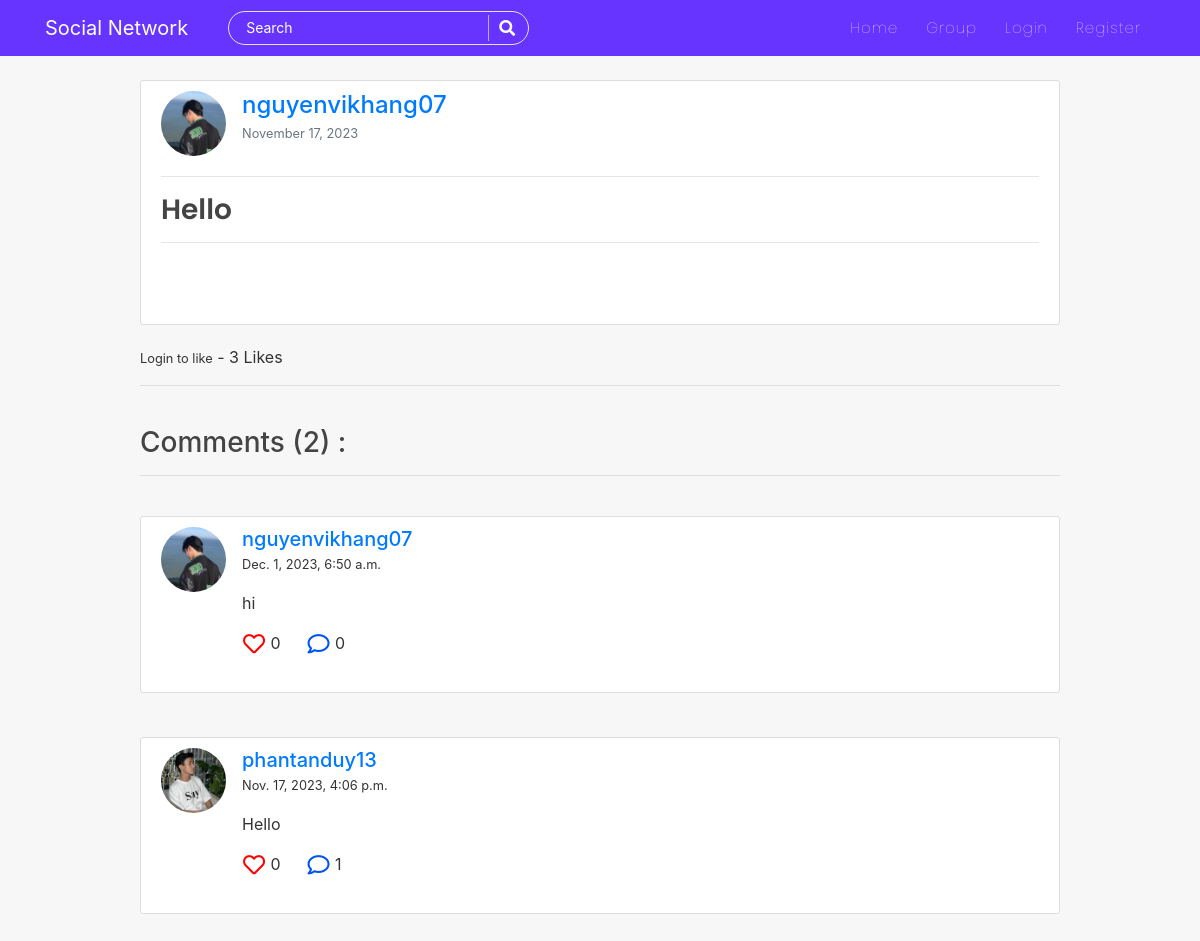
The app's page /post/2/ with its own data.
### blog/models.py (models this page shows, shortened)
class Post(models.Model):
    title = models.CharField(max_length=150)
    content = RichTextField(blank=True, null=True)
    image = models.ImageField(upload_to='post_images', null=True, blank=True)
    date_posted = models.DateTimeField(default=timezone.now)
    date_updated = models.DateTimeField(auto_now=True)
    author = models.ForeignKey(User, on_delete=models.CASCADE)
    likes = models.ManyToManyField(User, related_name="blogpost", blank=True)
    saves = models.ManyToManyField(User, related_name="blogsave", blank=True)
    def total_likes(self):
        return self.likes.count()
    def total_saves(self):
        return self.saves.count()

class Comment(models.Model):
    post = models.ForeignKey(Post, related_name="comments" , on_delete=models.CASCADE)
    name = models.ForeignKey(User, on_delete=models.CASCADE)
    body = models.TextField(max_length=200)
    date_added = models.DateTimeField(auto_now_add=True)
    likes = models.ManyToManyField(User, related_name="blogcomment", blank=True)
    reply = models.ForeignKey('self', null=True, related_name="replies", on_delete=models.CASCADE)
    def total_clikes(self):
        return self.likes.count()

### users/models.py (models this page shows, shortened)
class Profile(models.Model):
    user = models.OneToOneField(User, on_delete=models.CASCADE)
    is_online = models.BooleanField(default=False)
    following = models.ManyToManyField(User, related_name="following", blank=True)
    friends = models.ManyToManyField(User, related_name='my_friends', blank=True)
    bio = models.CharField(default="",blank=True,null=True,max_length=350)
    date_of_birth = models.CharField(blank=True,max_length=150)
    updated = models.DateTimeField(auto_now=True)
    created = models.DateTimeField(auto_now_add=True)
    image = models.ImageField(default='default.jpg', upload_to='profile_pics',blank=True, null=True)

### blog/views.py (the view)
# urls.py: path('post/<int:pk>/', PostDetailView, name='post-detail'),
def PostDetailView(request,pk):
    stuff = get_object_or_404(Post, id=pk)
    total_likes = stuff.total_likes()
    total_saves = stuff.total_saves()
    total_comments = stuff.comments.all().filter(reply=None).order_by('-id')
    total_comments2 = stuff.comments.all().order_by('-id')
    context = {}
    if request.method == "POST":
        comment_qs = None
        comment_form = CommentForm(request.POST or None)
        if comment_form.is_valid():
            form = request.POST.get('body')
            reply_id = request.POST.get('comment_id')
            if reply_id:
                comment_qs = Comment.objects.get(id=reply_id)
            comment = Comment.objects.create(name=request.user,post=stuff,body=form, reply=comment_qs)
            comment.save()
            if reply_id:
                notify = Notification(post=stuff, sender=request.user, user=stuff.author, text_preview=form, notification_type=4)
                notify.save()
            else:
                notify = Notification(post=stuff, sender=request.user, user=stuff.author, text_preview=form, notification_type=3)
                notify.save()
            total_comments = stuff.comments.all().filter(reply=None).order_by('-id')
            total_comments2 = stuff.comments.all().order_by('-id')
    else:
        comment_form = CommentForm()
    tcl={}
    for cmt in total_comments2:
        total_clikes = cmt.total_clikes()
        cliked = False
        if cmt.likes.filter(id=request.user.id).exists():
            cliked = True
        tcl[cmt.id] = cliked
    context["clikes"]=tcl
    liked = False
    if stuff.likes.filter(id=request.user.id).exists():
        liked = True
    context["total_likes"]=total_likes
    context["liked"]=liked
    saved = False
    if stuff.saves.filter(id=request.user.id).exists():
        saved = True
    context["total_saves"]=total_saves
    context["saved"]=saved
    context['comment_form'] = comment_form
    context['post']=stuff
    context['comments']=total_comments
    if is_ajax(request=request):
        html = render_to_string('blog/comments.html',context, request=request)
        return JsonResponse({'form':html})
    return render(request, 'blog/post_detail.html', context)

### blog/forms.py
class CommentForm(forms.ModelForm):
    body = forms.CharField(widget=forms.Textarea(attrs={'class':'form-control custom-txt','cols':'40','rows':'3'}), label='')
    class Meta:
        model = Comment
        fields = ['body',]

### blog/utils.py (called while the page is built)
def is_ajax(request):
    return request.META.get('HTTP_X_REQUESTED_WITH') == 'XMLHttpRequest'

### blog/templates/blog/post_detail.html (shortened to what this page needs)
{% extends "blog/base.html" %}
{% block content %}
<div class="col-md-10 m-auto">
<article class="content-section" style="overflow: auto;">
    <div class="media">
        <img class="rounded-circle article-img" src="{{post.author.profile.image.url}}" alt="image">
        <div class="media-body">
            <h4 class="d-inline"><a class="mr-2" href="{% url 'profile-detail-view' post.author.pk %}">{{ post.author }}</a></h4>
            <p><small class="text-muted">{{ post.date_posted|date:"F d, Y" }}</small></p>
        </div>
    </div>
    <hr>
    <h3 class="d-inline"><a class="article-title" href="{% url 'post-detail' post.id %}">{{ post.title }}</a></h3>
    <hr>
    <p class="article-content">{{ post.content|safe }}</p>
</article>
<div id="like-section">
    {% include 'blog/like_section.html' %}
</div>
<hr>
<div class="main-comment-section">
    {% include 'blog/comments.html' %}
</div>
<br><br>
</div>
{% endblock %}

### blog/templates/blog/comments.html (shortened to what this page needs)
<div id="tempocs">
<br>
<h3>Comments ({{ comments.count }}) :</h3>
<hr>
<br>
{% if not comments %}
    No Comments Yet...
{% else %}
    {% for comment in comments %}
    <div class="content-section">
        <div class="media g-mb-30 media-comment">
            <img class="d-flex g-width-50 g-height-50 rounded-circle g-mt-3 g-mr-15 rounded-circle article-img" src="{{comment.name.profile.image.url}}" alt="Profile-image">
            <div class="media-body u-shadow-v18 g-bg-secondary g-pa-30">
                <div class="g-mb-15">
                    <h5 class="h5 g-color-gray-dark-v1 mb-0"><a class="mr-2" href="{% url 'profile-detail-view' comment.name.pk %}">{{comment.name}}</a></h5>
                    <small class="text-mute">{{comment.date_added}}</small>
                </div>
                <p class="mt-3">{{comment.body}}</p>
                <ul class="list-inline d-sm-flex my-0">
                    <li class="list-inline-item g-mr-20">
                        <form action="{% url 'comment-like' %}" method="POST">
                            {% if user.is_authenticated %}
                                {% for key, value in clikes.items %}
                                    {% if key == comment.id %}
                                        {% if value == True %}
                                            <button type="submit" name="comment_id" value="{{comment.id}}" class="btn btnhrt clike"><i class="fas fa-heart"></i></button>
                                        {% else %}
                                            <button type="submit" name="comment_id" value="{{comment.id}}" class="btn btnhrt clike"><i class="far fa-heart"></i></button>
                                        {% endif %}
                                    {% endif %}
                                {% endfor %}
                            {% else %}
                                <button class="btn btnhrt"><i class="far fa-heart"></i></button>
                            {% endif %}
                             {{comment.total_clikes}}
                        </form>
                    </li>
                    <li class="list-inline-item">
                        <a class="btn btncmt" data-toggle="collapse" href="#multiCollapse{{comment.id}}" role="button" aria-expanded="false" aria-controls="multiCollapse{{comment.id}}">
                            <i class="far fa-comment"></i>
                        </a>
                         {{comment.replies.count}}
                    </li>
                </ul>
                <br>
            </div>
        </div>
    </div>
    <br>
    {% endfor %}
{% endif %}
</div>

### blog/static/blog/main.css (style rules this page uses)
body { background: #f7f7f7; color: #333333; margin-top: 5rem; scroll-behavior: smooth; }
h1, h2, h3, h4, h5, h6 { color: #444444; }
ul { margin: 0; }
.content-section { background: #ffffff; padding: 10px 20px; border: 1px solid #dddddd; border-radius: 3px; margin-bottom: 20px; }
.article-title { color: #444444; font-family: 'poppins'; font-weight: 600; }
.article-content { white-space: pre-line; }
.article-img { height: 65px; width: 65px; margin-right: 16px; }
.btnhrt i { font-size: 22px; color: rgb(255, 0, 0); }
.btncmt i { font-size: 22px; color: rgb(0, 84, 241); }
.btn { border-radius: 0px; padding: 8px 15px; font-size: 14px; }
.btnhrt { padding: 0; }
.btncmt { padding: 0; }

### records on screen
Post: author.profile.image (picture), author "nguyenvikhang07", date_posted "November 17, 2023", title "Hello"
Comment: name.profile.image (picture), name "nguyenvikhang07", date_added "Dec. 1, 2023, 6:50 a.m.", body "hi", total_clikes "0", replies.count "0"
Comment: name.profile.image (picture), name "phantanduy13", date_added "Nov. 17, 2023, 4:06 p.m.", body "Hello", total_clikes "0", replies.count "1"

### other values on screen
{{ total_likes }} "3"
{{ comments.count }} "2"
